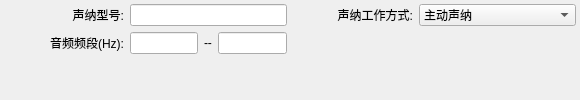
           <widget class="QWidget" name="tab_9">
            <attribute name="title">
             <string>声呐装备信息</string>
            </attribute>
            <layout class="QGridLayout" name="gridLayout_5" columnstretch="1,1,1,1">
             <property name="leftMargin">
              <number>4</number>
             </property>
             <property name="topMargin">
              <number>4</number>
             </property>
             <property name="rightMargin">
              <number>4</number>
             </property>
             <property name="bottomMargin">
              <number>4</number>
             </property>
             <item row="0" column="3">
              <widget class="QComboBox" name="comboBox_7">
               <property name="focusPolicy">
                <enum>Qt::NoFocus</enum>
               </property>
               <item>
                <property name="text">
                 <string>主动声纳</string>
                </property>
               </item>
              </widget>
             </item>
             <item row="0" column="1">
              <widget class="QLineEdit" name="lineEdit_30"/>
             </item>
             <item row="0" column="2">
              <widget class="QLabel" name="label_38">
               <property name="minimumSize">
                <size>
                 <width>120</width>
                 <height>0</height>
                </size>
               </property>
               <property name="maximumSize">
                <size>
                 <width>120</width>
                 <height>16777215</height>
                </size>
               </property>
               <property name="text">
                <string>声纳工作方式:</string>
               </property>
               <property name="alignment">
                <set>Qt::AlignRight|Qt::AlignTrailing|Qt::AlignVCenter</set>
               </property>
              </widget>
             </item>
             <item row="0" column="0">
              <widget class="QLabel" name="label_36">
               <property name="minimumSize">
                <size>
                 <width>120</width>
                 <height>0</height>
                </size>
               </property>
               <property name="maximumSize">
                <size>
                 <width>120</width>
                 <height>16777215</height>
                </size>
               </property>
               <property name="text">
                <string>声纳型号:</string>
               </property>
               <property name="alignment">
                <set>Qt::AlignRight|Qt::AlignTrailing|Qt::AlignVCenter</set>
               </property>
              </widget>
             </item>
             <item row="1" column="1">
              <layout class="QHBoxLayout" name="horizontalLayout_5">
               <item>
                <widget class="QLineEdit" name="lineEdit_31"/>
               </item>
               <item>
                <widget class="QLabel" name="label_39">
                 <property name="text">
                  <string>--</string>
                 </property>
                </widget>
               </item>
               <item>
                <widget class="QLineEdit" name="lineEdit_32"/>
               </item>
              </layout>
             </item>
             <item row="1" column="0">
              <widget class="QLabel" name="label_37">
               <property name="minimumSize">
                <size>
                 <width>120</width>
                 <height>0</height>
                </size>
               </property>
               <property name="maximumSize">
                <size>
                 <width>120</width>
                 <height>16777215</height>
                </size>
               </property>
               <property name="text">
                <string>音频频段(Hz):</string>
               </property>
               <property name="alignment">
                <set>Qt::AlignRight|Qt::AlignTrailing|Qt::AlignVCenter</set>
               </property>
              </widget>
             </item>
             <item row="2" column="1">
              <spacer name="verticalSpacer">
               <property name="orientation">
                <enum>Qt::Vertical</enum>
               </property>
               <property name="sizeHint" stdset="0">
                <size>
                 <width>20</width>
                 <height>40</height>
                </size>
               </property>
              </spacer>
             </item>
            </layout>
           </widget>
